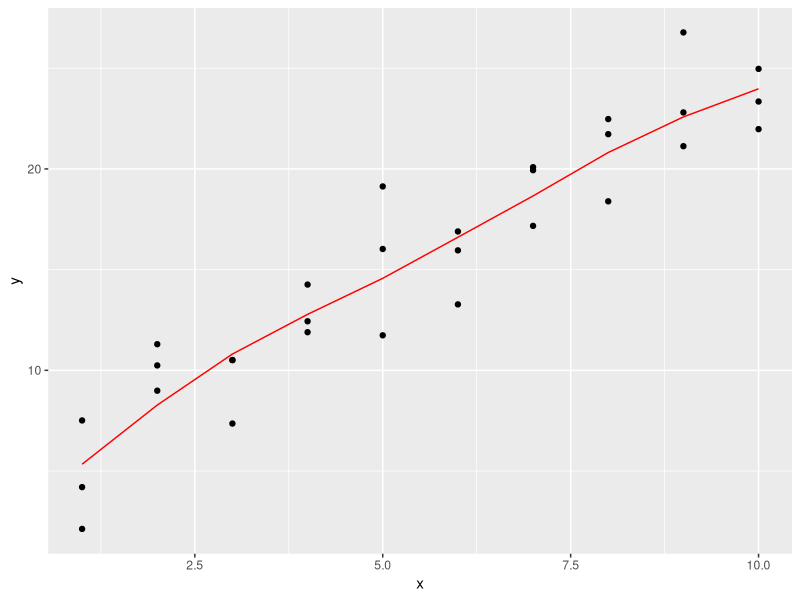
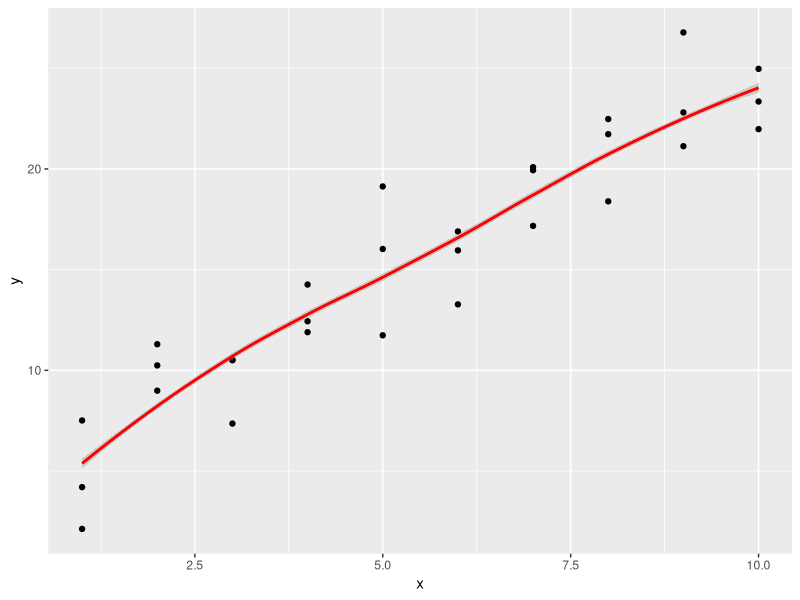
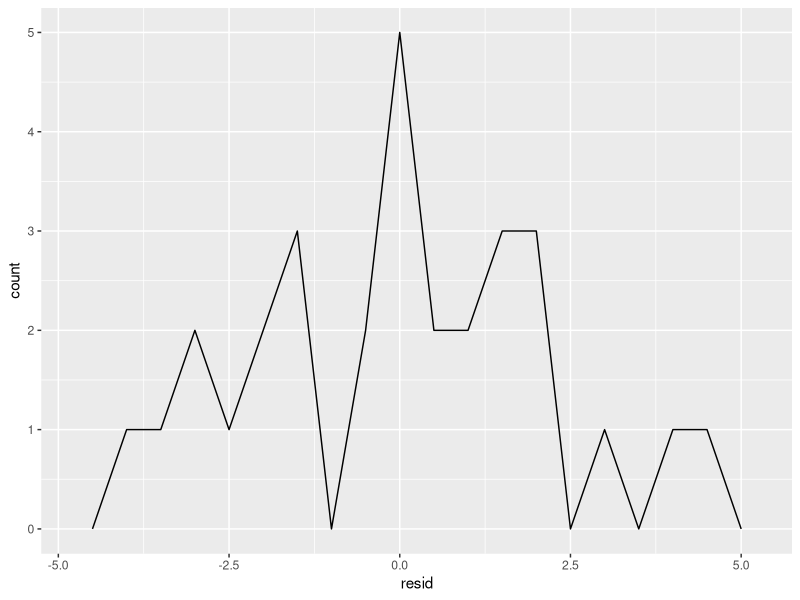
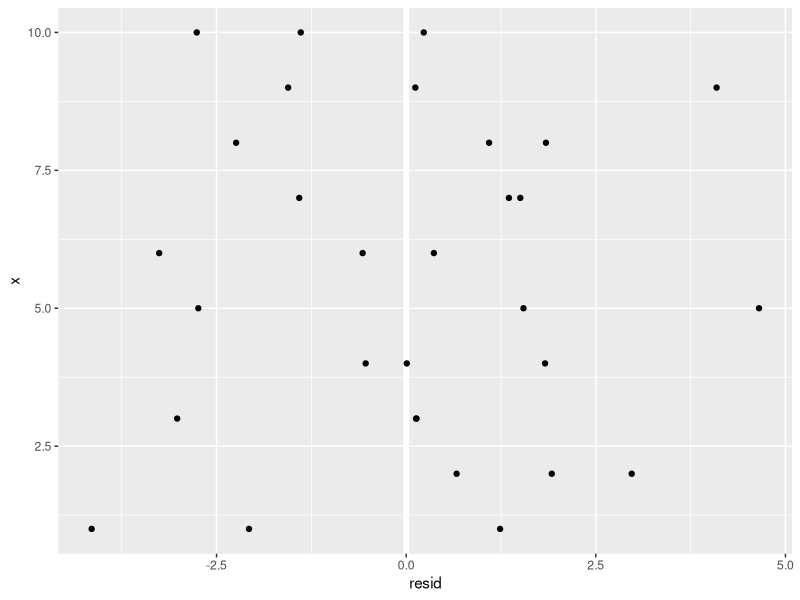

Write the R code that produced these figures, in order.
library(tidyverse)
library(modelr)


# q1 ----------------------------------------------------------------------

grid <- sim1 %>%
        data_grid(x)

# sim1_mod <- lm(y ~ x, data = sim1)
sim1_mod <- loess(y ~ x, data = sim1)

grid <- grid %>%
        add_predictions(sim1_mod)

ggplot(sim1, aes(x)) +
        geom_point(aes(y = y)) +
        geom_line(aes(y = pred), data = grid, color = "red") #the result is not straight line like lm(), but wavy

ggplot(sim1, aes(x)) +
        geom_point(aes(y = y)) +
        geom_smooth(aes(y = pred), data = grid, color = "red") #is this what they want? same result.


# q2 ----------------------------------------------------------------------

#all 3 make predictions and add them to a data frame

#add_predictions() takes single model
#gather_predictions() takes multiple models. adds 1 column for each model (adds each prediction as a row)
#spread_predictions() takes multiple models. adds 2 columns (.model and .pred) for each model (adds each prediction to a new column)


# q3 ----------------------------------------------------------------------

#geom_ref_line() is from modelr package. it adds a reference line to ggplot graph.
#i guess it's important because it adds prominence to the reference line, drawing attention to there


# q4 ----------------------------------------------------------------------
#this below is how you look at frequency polygon of absolute (?) residuals
sim1_mod <- lm(y ~ x, data = sim1)

sim1 <- sim1 %>%
        add_residuals(sim1_mod) #to get residuals, you need both the x and y, unlike add_predictions()

ggplot(data = sim1, aes(resid)) +
        geom_freqpoly(binwidth = 0.5)

#this below is how you would look at raw residual values
ggplot(sim1, aes(resid, x)) +
        geom_ref_line(v = 0) +
        geom_point()

#freq poly of absolute (?) residuals helps us see quickly how far away are the predictions from observed value.
#the better quality models will have residuals that are closer to zero.

#the cons: you don't know where exactly are the points, as they are 'binned'. you can't tell what the residual data looks like
#if residual data looks like random noise, your model has done a good job capturing the patterns.